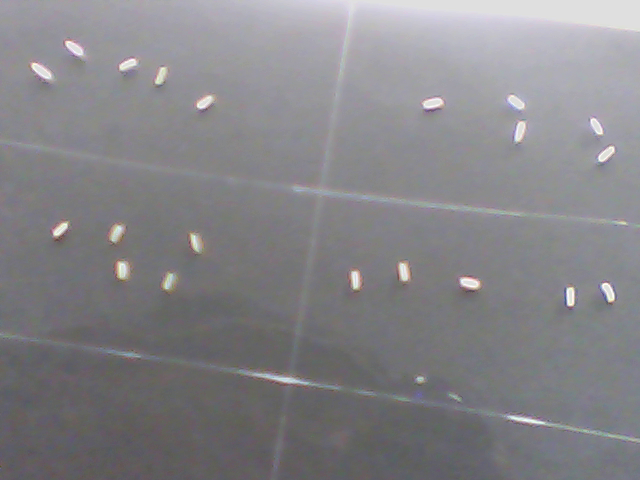
#> input picture 1.bmp, 640 x 480 px
$ python P3.py   (older library calls are emulated)
#> lines starting #> are read from the running program, lines starting #| are printed output that depends on the picture; after the words box and inside, x2 and y2 are one past the last pixel; in counts of white or black regions, pixels touching at a corner belong together
# -*- coding: UTF-8 -*-

"""
Aplicativo mensurador de coleóptilos.
Pedro de Figueiredo Rocha Barbosa Martins
Walter Maldonado Jr

TESTE 1

Size calcs
Feat

Aplicativo para tomada de tamanho no teste de citotóxico de coléoptilos na área de alelopatia.
"""

import cv2
import numpy as np
import imutils
from imutils import perspective
from scipy.spatial import distance as dist
import argparse
import time

#definição dos midpoints para outra parte do programa
def midpoint(ptA, ptB):
    return ((ptA[0] + ptB[0]) * 0.5, (ptA[1] + ptB[1]) * 0.5)

#ordem dos pontos em sentido horário pra não haver falha no sistema
def order_points(pts):
    xSorted = pts[np.argsort(pts[:, 0]), :]
    leftMost = xSorted[:2, :]
    rightMost = xSorted[2:, :]
    leftMost = leftMost[np.argsort(leftMost[:, 1]), :]
    (tl, bl) = leftMost

    D = dist.cdist(tl[np.newaxis], rightMost, "euclidean")[0]
    (br, tr) = rightMost[np.argsort(D)[::-1], :]

    return np.array([tl, tr, br, bl], dtype="float32")

"""
X0 é o número do pixels necessários na imagem por 10 centímetros. É necessário calibração antes do uso.
Medir uma amostra com 10 centímetros, tirar a foto na imagem e verificar quantos pixels para calibrar.
"""
X0 = 800
X = X0/10

ap = argparse.ArgumentParser()
ap.add_argument("-n", "--new", type=int, default=-1,
                help="whether or not the new order points should should be used")
args = vars(ap.parse_args())


t = time.strftime("%d_%m_%Y") + "_" + time.strftime("%H_%M_%S")
# [15 lines of commented-out code are left out]
image = cv2.imread("1.bmp")
#> image is the input picture: shape (480, 640, 3); mean B, G, R 135.8, 132.2, 133.2
# Quando for capturar com a câmera, retirar este image aqui de cima. Eu coloquei na captura para o frame ser o image já direto.

cv2.imshow("original", image)


hsv = cv2.cvtColor(image, cv2.COLOR_BGR2HSV)
#> hsv: shape (480, 640, 3); mean H, S, V 99.3, 12.6, 137.4
h, s, v = cv2.split(hsv)
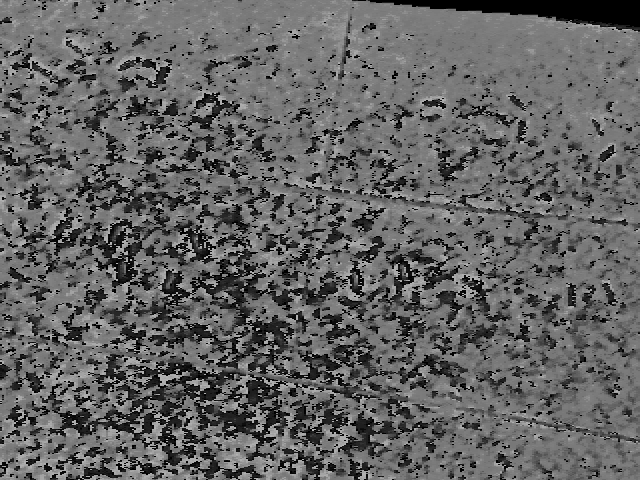
#> h: shape (480, 640); min 0, max 179, mean 99.3
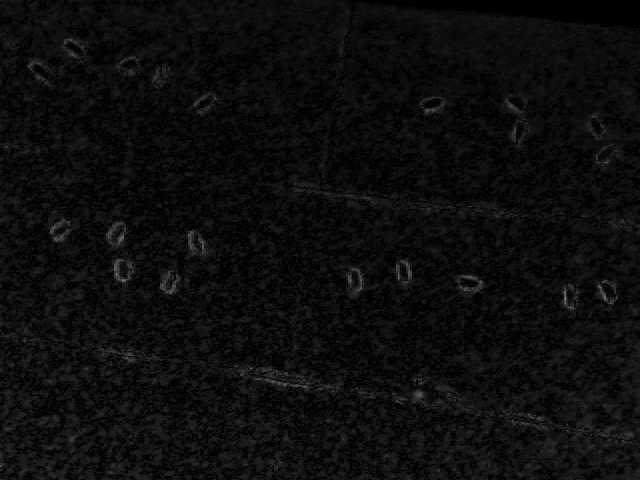
#> s: shape (480, 640); min 0, max 141, mean 12.6

# cv2.imshow("v", v)


gray = cv2.cvtColor(image, cv2.COLOR_BGR2GRAY)
gray = cv2.GaussianBlur(gray, (7,5), 0)
# gray = cv2.adaptiveThreshold(gray, 255, cv2.ADAPTIVE_THRESH_MEAN_C, cv2.THRESH_BINARY, 5, 2)
#
# cv2.imshow("thres", gray)

# processos para contorno, dilatar e erodir a imagem para melhor ler os objetos
edged = cv2.Canny(gray, 75, 150)
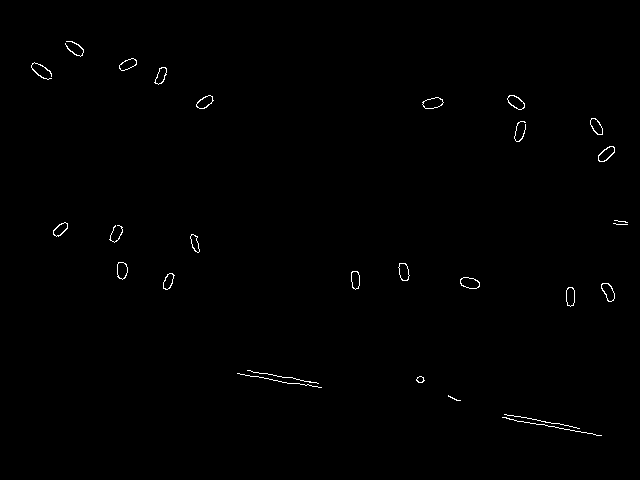
#> edged: shape (480, 640); 0.48% white in thin lines or dots, all inside (x1, y1, x2, y2) = (31, 41, 628, 436)
edged = cv2.dilate(edged, None, iterations=4)
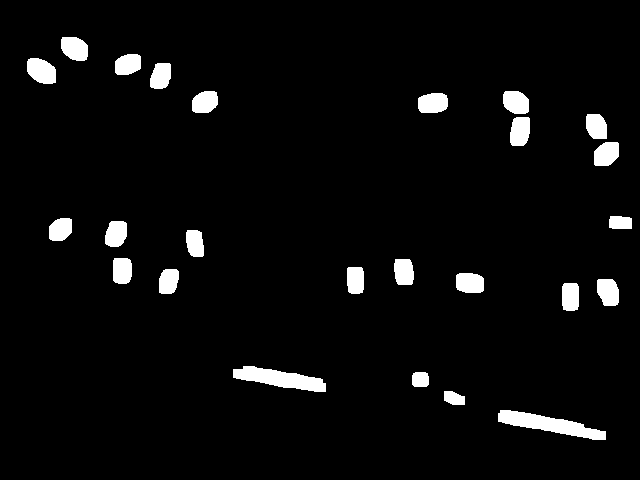
#> edged: shape (480, 640); 4.3% white; 25 white regions, largest, box (x1, y1, x2, y2) and area: (498, 410, 606, 440) 1435, (233, 366, 326, 392) 1310, (27, 58, 56, 84) 592
edged = cv2.erode(edged, None, iterations=5)
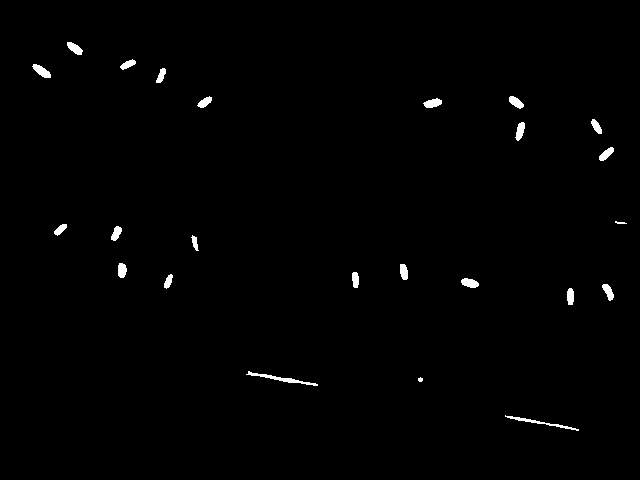
#> edged: shape (480, 640); 0.84% white; 24 white regions (1 under 20 px)

cv2.imshow('edged', edged)

cnts = cv2.findContours(edged.copy(), cv2.RETR_EXTERNAL, cv2.CHAIN_APPROX_SIMPLE)
#> cnts = 24 contours, 2 with area under 20; largest, box (x1, y1, x2, y2) and area: (246, 371, 318, 386) 154, (32, 64, 51, 78) 121, (505, 415, 579, 431) 112, (461, 278, 479, 288) 108, (423, 98, 442, 108) 107
cnts = cnts[0] if imutils.is_cv2() else cnts[1]

# cv2.imshow('cnts', cnts)

f = open('data.txt', 'a')
f.write(time.strftime("%d/%m/%Y") + " " + time.strftime("%H:%M:%S") + "\n")
f.write("data start" + "\n")
f.close()

for (i, c) in enumerate(cnts):
   # Limite do contorno. Verificar o valor exato necessário antes.
   #  if cv2.contourArea(c) < 250 :
   #     continue

    # contorno retangular nos objetos
    box = cv2.minAreaRect(c)
    box = cv2.boxPoints(box)
    box = np.array(box, dtype="int")
    cv2.drawContours(image, [box], -1, (0, 255, 0), 1)

    rect = order_points(box)

    # Utilizando o método de ordenação dos pontos definido anteriormente
    if args["new"] > 0:
        rect = perspective.order_points(box)

    box = perspective.order_points(box)
    cv2.drawContours(image, [box.astype("int")], -1, (0, 255, 0), 1)

    # Desenhando os contornos
    # for (x, y) in box:
    #     cv2.circle(image, (int(x), int(y)), 5, (0, 0, 255), -1)

    # unpack the ordered bounding box, then compute the midpoint
    # between the top-left and top-right coordinates, followed by
    # the midpoint between bottom-left and bottom-right coordinates
    (tl, tr, br, bl) = box
    (tltrX, tltrY) = midpoint(tl, tr)
    (blbrX, blbrY) = midpoint(bl, br)

    # Encontrando os midpoints superior-inferior e direita-esquerda
    (tlblX, tlblY) = midpoint(tl, bl)
    (trbrX, trbrY) = midpoint(tr, br)

    # Desenhando as linhas dos midpoints
    cv2.line(image, (int(tltrX), int(tltrY)), (int(blbrX), int(blbrY)),
             (255, 0, 255), 1)
    cv2.line(image, (int(tlblX), int(tlblY)), (int(trbrX), int(trbrY)),
             (255, 0, 255), 1)

    # Computando a distÂncia euclidiana dos midpoints dos objetos
    dA = dist.euclidean((tltrX, tltrY), (blbrX, blbrY))
    dB = dist.euclidean((tlblX, tlblY), (trbrX, trbrY))

    # Computando tamanho do objeto
    dimA = dA / X
    dimB = dB / X

    #Salvando os dados em data.txt

    f = open('data.txt', 'a')
    f.write(str(dimA) + "\n")
    f.write(str(dimB) + "\n")
    f.write("" + "\n")
    f.close()
#> this loop made 24 passes
#> (tltrX, tltrY, blbrX, blbrY, tlblX) on passes 1 to 4: (541, 422, 541, 422, 504.5), (420, 377, 420, 381, 418), (281, 378, 281, 378, 245.5), (570, 288, 570, 304, 567)
#> (tltrX, tltrY, blbrX, blbrY, tlblX, tlblY) on passes 7, 11, 12, 13, 15, 18: (165, 279, 170.5, 281.5, 165, 287), (192.5, 234.5, 195, 250, 191.5, 242.5), (112, 231, 118.5, 234.5, 112, 239.5), (58, 226.5, 62, 230.5, 55, 234), (603.5, 150.5, 608, 155, 599.5, 159), (431, 98.5, 433, 106, 423, 104.5)
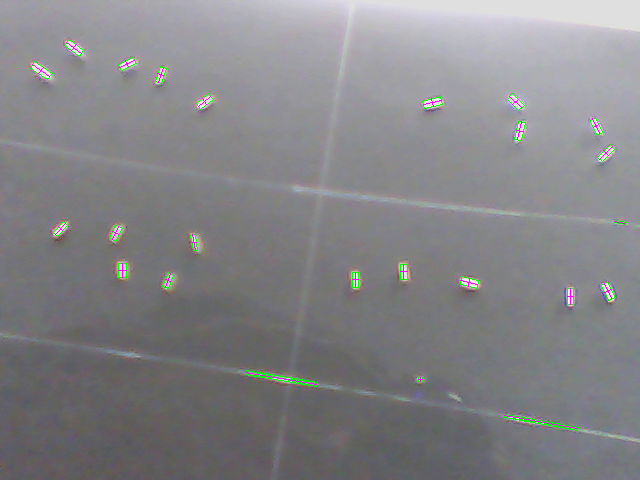
#> image: shape (480, 640, 3); 0.6% of pixels changed, all inside (x1, y1, x2, y2) = (30, 39, 627, 431)

f = open('data.txt', 'a')
f.write("data end" + "\n")
f.write("----------#----------" + "\n" + "\n")
f.close()

# Imagem Final com contornos
cv2.imwrite("Image-Cnt.bmp", image)
cv2.imshow("Image", image)
cv2.waitKey(0)

"""
Fontes:
_____. Screen Capture with OpenCV and Python-2.7.
Disponível em: < https://stackoverflow.com/questions/24129253/screen-capture-with-opencv-and-python-2-7 >. 2014.

Rosebrock, A. Ordering coordinates clockwise with Python and OpenCV.
Disponível em: < http://www.pyimagesearch.com/2016/03/21/ordering-coordinates-clockwise-with-python-and-opencv/ >. 2016.

Rosebrock, A. Measuring size of objects in an image with OpenCV
Disponível em: < http://www.pyimagesearch.com/2016/03/28/measuring-size-of-objects-in-an-image-with-opencv/ >. 2016.

Gite, V. Python: Get Today’s Current Date and Time
Disponível em: < https://www.cyberciti.biz/faq/howto-get-current-date-time-in-python/ >. 2013.
"""
